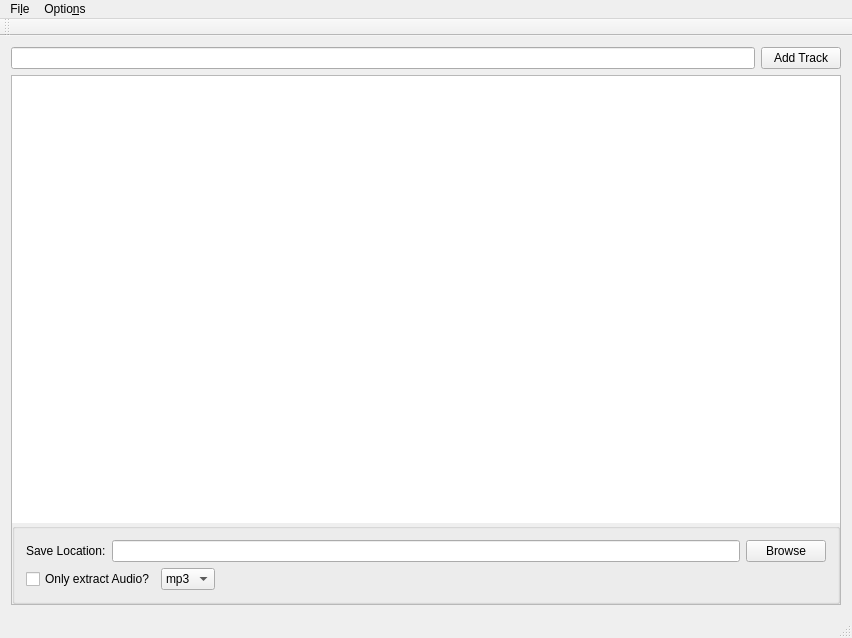
<?xml version="1.0" encoding="UTF-8"?>
<ui version="4.0">
 <class>MainWindow</class>
 <widget class="QMainWindow" name="MainWindow">
  <property name="geometry">
   <rect>
    <x>0</x>
    <y>0</y>
    <width>852</width>
    <height>638</height>
   </rect>
  </property>
  <property name="windowTitle">
   <string>MediaDownloader</string>
  </property>
  <widget class="QWidget" name="centralWidget">
   <layout class="QVBoxLayout" name="verticalLayout">
    <item>
     <layout class="QHBoxLayout" name="horizontalLayout">
      <item>
       <widget class="QLineEdit" name="inputUrl">
        <property name="text">
         <string/>
        </property>
       </widget>
      </item>
      <item>
       <widget class="QPushButton" name="buttonAddTrack">
        <property name="text">
         <string>Add Track</string>
        </property>
       </widget>
      </item>
     </layout>
    </item>
    <item>
     <layout class="QHBoxLayout" name="horizontalLayout_2"/>
    </item>
    <item>
     <widget class="QFrame" name="frame">
      <property name="frameShape">
       <enum>QFrame::StyledPanel</enum>
      </property>
      <property name="frameShadow">
       <enum>QFrame::Raised</enum>
      </property>
      <property name="lineWidth">
       <number>1</number>
      </property>
      <layout class="QVBoxLayout" name="verticalLayout_3">
       <property name="spacing">
        <number>0</number>
       </property>
       <property name="leftMargin">
        <number>0</number>
       </property>
       <property name="topMargin">
        <number>0</number>
       </property>
       <property name="rightMargin">
        <number>0</number>
       </property>
       <property name="bottomMargin">
        <number>0</number>
       </property>
       <item>
        <widget class="QTreeView" name="treeTrackView">
         <property name="mouseTracking">
          <bool>false</bool>
         </property>
         <property name="styleSheet">
          <string notr="true">QTreeView:focus {
	border: none;
	outline: none;
}

QTreeView {
	border: none;
	outline: none;
}

QTreeView:hover {
	border: none;
	outline: none;
}</string>
         </property>
         <property name="lineWidth">
          <number>0</number>
         </property>
        </widget>
       </item>
       <item>
        <widget class="QGroupBox" name="settingsPanel">
         <layout class="QVBoxLayout" name="verticalLayout_2">
          <item>
           <layout class="QHBoxLayout" name="horizontalLayout_3">
            <item>
             <widget class="QLabel" name="static_2">
              <property name="text">
               <string>Save Location:</string>
              </property>
             </widget>
            </item>
            <item>
             <widget class="QLineEdit" name="inputSavePath"/>
            </item>
            <item>
             <widget class="QPushButton" name="buttonBrowseFiles">
              <property name="text">
               <string>Browse</string>
              </property>
             </widget>
            </item>
           </layout>
          </item>
          <item>
           <layout class="QHBoxLayout" name="horizontalLayout_4">
            <property name="topMargin">
             <number>0</number>
            </property>
            <property name="rightMargin">
             <number>0</number>
            </property>
            <item>
             <widget class="QCheckBox" name="extractOnlyAudio">
              <property name="text">
               <string>Only extract Audio?</string>
              </property>
             </widget>
            </item>
            <item>
             <widget class="QComboBox" name="audioFormat">
              <item>
               <property name="text">
                <string>mp3</string>
               </property>
              </item>
             </widget>
            </item>
            <item>
             <spacer name="horizontalSpacer">
              <property name="orientation">
               <enum>Qt::Horizontal</enum>
              </property>
              <property name="sizeHint" stdset="0">
               <size>
                <width>40</width>
                <height>20</height>
               </size>
              </property>
             </spacer>
            </item>
           </layout>
          </item>
         </layout>
        </widget>
       </item>
      </layout>
     </widget>
    </item>
   </layout>
  </widget>
  <widget class="QMenuBar" name="menuBar">
   <property name="geometry">
    <rect>
     <x>0</x>
     <y>0</y>
     <width>852</width>
     <height>34</height>
    </rect>
   </property>
   <widget class="QMenu" name="menuFile">
    <property name="title">
     <string>Fi&amp;le</string>
    </property>
    <addaction name="actionAnalyse_clipboard_for_links"/>
   </widget>
   <widget class="QMenu" name="menuOptions">
    <property name="title">
     <string>Optio&amp;ns</string>
    </property>
    <addaction name="actionSettings"/>
    <addaction name="actionClipboard_Watchdog"/>
    <addaction name="actionAbout"/>
   </widget>
   <addaction name="menuFile"/>
   <addaction name="menuOptions"/>
  </widget>
  <widget class="QStatusBar" name="statusBar"/>
  <widget class="QToolBar" name="toolBar">
   <property name="windowTitle">
    <string>toolBar</string>
   </property>
   <attribute name="toolBarArea">
    <enum>TopToolBarArea</enum>
   </attribute>
   <attribute name="toolBarBreak">
    <bool>false</bool>
   </attribute>
  </widget>
  <action name="actionAnalyse_clipboard_for_links">
   <property name="text">
    <string>&amp;Add links from clipboard</string>
   </property>
  </action>
  <action name="actionSettings">
   <property name="text">
    <string>S&amp;ettings</string>
   </property>
  </action>
  <action name="actionClipboard_Watchdog">
   <property name="checkable">
    <bool>true</bool>
   </property>
   <property name="text">
    <string>&amp;Clipboard Watchdog</string>
   </property>
  </action>
  <action name="actionAbout">
   <property name="text">
    <string>&amp;About</string>
   </property>
  </action>
 </widget>
 <layoutdefault spacing="6" margin="11"/>
 <resources/>
 <connections/>
</ui>
